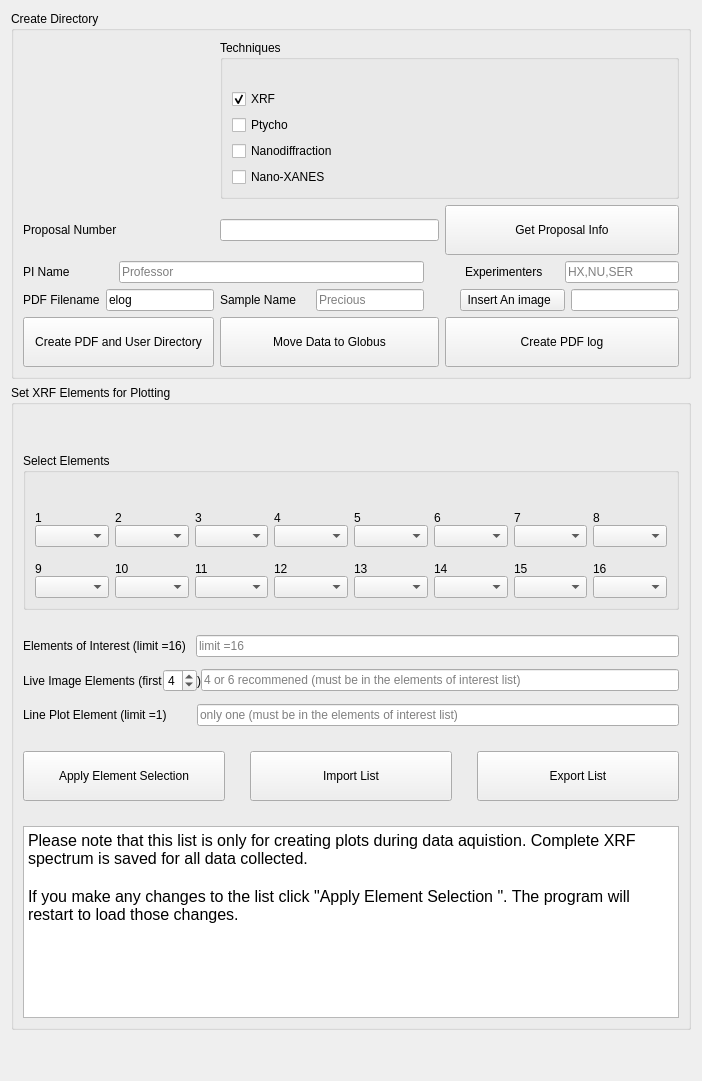
        <widget class="QWidget" name="tab_4">
         <attribute name="title">
          <string>User Setup</string>
         </attribute>
         <layout class="QGridLayout" name="gridLayout_142">
          <item row="2" column="0">
           <widget class="QGroupBox" name="groupBox_7">
            <property name="title">
             <string>Set XRF Elements for Plotting</string>
            </property>
            <layout class="QGridLayout" name="gridLayout_40">
             <property name="verticalSpacing">
              <number>25</number>
             </property>
             <item row="4" column="0">
              <layout class="QHBoxLayout" name="horizontalLayout_4">
               <property name="spacing">
                <number>25</number>
               </property>
               <item>
                <widget class="QPushButton" name="pb_update_xrf_elems">
                 <property name="sizePolicy">
                  <sizepolicy hsizetype="Preferred" vsizetype="Fixed">
                   <horstretch>0</horstretch>
                   <verstretch>0</verstretch>
                  </sizepolicy>
                 </property>
                 <property name="toolTip">
                  <string>Click to update changes to the data collection. This will reload the program</string>
                 </property>
                 <property name="text">
                  <string>
Apply Element Selection                   
                                          </string>
                 </property>
                </widget>
               </item>
               <item>
                <widget class="QPushButton" name="pb_import_xrf_elem_list">
                 <property name="text">
                  <string>
Import List
</string>
                 </property>
                </widget>
               </item>
               <item>
                <widget class="QPushButton" name="pb_export_xrf_elem_list">
                 <property name="text">
                  <string>
Export List
</string>
                 </property>
                </widget>
               </item>
              </layout>
             </item>
             <item row="3" column="0">
              <layout class="QGridLayout" name="gridLayout_38">
               <property name="verticalSpacing">
                <number>12</number>
               </property>
               <item row="0" column="0">
                <layout class="QGridLayout" name="gridLayout_35">
                 <item row="0" column="1">
                  <widget class="QLineEdit" name="le_roi_elems">
                   <property name="placeholderText">
                    <string>limit =16</string>
                   </property>
                  </widget>
                 </item>
                 <item row="0" column="0">
                  <widget class="QLabel" name="label_16">
                   <property name="text">
                    <string>Elements of Interest (limit =16)   </string>
                   </property>
                  </widget>
                 </item>
                </layout>
               </item>
               <item row="1" column="0">
                <layout class="QGridLayout" name="gridLayout_36">
                 <item row="0" column="0">
                  <widget class="QLabel" name="label_19">
                   <property name="text">
                    <string>Live Image Elements (first</string>
                   </property>
                  </widget>
                 </item>
                 <item row="0" column="1">
                  <widget class="QSpinBox" name="sb_live_elem_num">
                   <property name="sizePolicy">
                    <sizepolicy hsizetype="Preferred" vsizetype="Preferred">
                     <horstretch>0</horstretch>
                     <verstretch>0</verstretch>
                    </sizepolicy>
                   </property>
                   <property name="minimum">
                    <number>2</number>
                   </property>
                   <property name="maximum">
                    <number>8</number>
                   </property>
                   <property name="singleStep">
                    <number>2</number>
                   </property>
                   <property name="value">
                    <number>4</number>
                   </property>
                  </widget>
                 </item>
                 <item row="0" column="3">
                  <widget class="QLineEdit" name="le_live_elems">
                   <property name="placeholderText">
                    <string>4 or 6 recommened (must be in the elements of interest list)</string>
                   </property>
                  </widget>
                 </item>
                 <item row="0" column="2">
                  <widget class="QLabel" name="label_25">
                   <property name="text">
                    <string>)</string>
                   </property>
                  </widget>
                 </item>
                </layout>
               </item>
               <item row="2" column="0">
                <layout class="QGridLayout" name="gridLayout_37">
                 <item row="0" column="1">
                  <widget class="QLineEdit" name="le_line_elem">
                   <property name="placeholderText">
                    <string>only one (must be in the elements of interest list)</string>
                   </property>
                  </widget>
                 </item>
                 <item row="0" column="0">
                  <widget class="QLabel" name="label_20">
                   <property name="text">
                    <string>Line Plot Element (limit =1)         </string>
                   </property>
                  </widget>
                 </item>
                </layout>
               </item>
              </layout>
             </item>
             <item row="2" column="0">
              <widget class="QGroupBox" name="xrf_elem_cb_widget">
               <property name="sizePolicy">
                <sizepolicy hsizetype="Preferred" vsizetype="Fixed">
                 <horstretch>0</horstretch>
                 <verstretch>0</verstretch>
                </sizepolicy>
               </property>
               <property name="title">
                <string>Select Elements</string>
               </property>
               <layout class="QGridLayout" name="gridLayout_41">
                <property name="verticalSpacing">
                 <number>15</number>
                </property>
                <item row="0" column="1">
                 <widget class="QLabel" name="label_22">
                  <property name="text">
                   <string/>
                  </property>
                 </widget>
                </item>
                <item row="1" column="0">
                 <layout class="QVBoxLayout" name="verticalLayout_22">
                  <item>
                   <widget class="QLabel" name="label_23">
                    <property name="text">
                     <string>1</string>
                    </property>
                   </widget>
                  </item>
                  <item>
                   <widget class="QComboBox" name="cb_elem_1"/>
                  </item>
                 </layout>
                </item>
                <item row="1" column="1">
                 <layout class="QVBoxLayout" name="verticalLayout_23">
                  <item>
                   <widget class="QLabel" name="label_24">
                    <property name="text">
                     <string>2</string>
                    </property>
                   </widget>
                  </item>
                  <item>
                   <widget class="QComboBox" name="cb_elem_2"/>
                  </item>
                 </layout>
                </item>
                <item row="1" column="2">
                 <layout class="QVBoxLayout" name="verticalLayout">
                  <item>
                   <widget class="QLabel" name="label_38">
                    <property name="text">
                     <string>3</string>
                    </property>
                   </widget>
                  </item>
                  <item>
                   <widget class="QComboBox" name="cb_elem_3"/>
                  </item>
                 </layout>
                </item>
                <item row="1" column="3">
                 <layout class="QVBoxLayout" name="verticalLayout_3">
                  <item>
                   <widget class="QLabel" name="label_33">
                    <property name="text">
                     <string>4</string>
                    </property>
                   </widget>
                  </item>
                  <item>
                   <widget class="QComboBox" name="cb_elem_4"/>
                  </item>
                 </layout>
                </item>
                <item row="1" column="4">
                 <layout class="QVBoxLayout" name="verticalLayout_4">
                  <item>
                   <widget class="QLabel" name="label_35">
                    <property name="text">
                     <string>5</string>
                    </property>
                   </widget>
                  </item>
                  <item>
                   <widget class="QComboBox" name="cb_elem_5"/>
                  </item>
                 </layout>
                </item>
                <item row="1" column="5">
                 <layout class="QVBoxLayout" name="verticalLayout_10">
                  <item>
                   <widget class="QLabel" name="label_30">
                    <property name="text">
                     <string>6</string>
                    </property>
                   </widget>
                  </item>
                  <item>
                   <widget class="QComboBox" name="cb_elem_6"/>
                  </item>
                 </layout>
                </item>
                <item row="1" column="6">
                 <layout class="QVBoxLayout" name="verticalLayout_12">
                  <item>
                   <widget class="QLabel" name="label_36">
                    <property name="text">
                     <string>7</string>
                    </property>
                   </widget>
                  </item>
                  <item>
                   <widget class="QComboBox" name="cb_elem_7"/>
                  </item>
                 </layout>
                </item>
                <item row="1" column="7">
                 <layout class="QVBoxLayout" name="verticalLayout_13">
                  <item>
                   <widget class="QLabel" name="label_31">
                    <property name="text">
                     <string>8</string>
                    </property>
                   </widget>
                  </item>
                  <item>
                   <widget class="QComboBox" name="cb_elem_8"/>
                  </item>
                 </layout>
                </item>
                <item row="2" column="0">
                 <layout class="QVBoxLayout" name="verticalLayout_14">
                  <item>
                   <widget class="QLabel" name="label_37">
                    <property name="text">
                     <string>9</string>
                    </property>
                   </widget>
                  </item>
                  <item>
                   <widget class="QComboBox" name="cb_elem_9"/>
                  </item>
                 </layout>
                </item>
                <item row="2" column="1">
                 <layout class="QVBoxLayout" name="verticalLayout_15">
                  <item>
                   <widget class="QLabel" name="label_34">
                    <property name="text">
                     <string>10</string>
                    </property>
                   </widget>
                  </item>
                  <item>
                   <widget class="QComboBox" name="cb_elem_10"/>
                  </item>
                 </layout>
                </item>
                <item row="2" column="2">
                 <layout class="QVBoxLayout" name="verticalLayout_16">
                  <item>
                   <widget class="QLabel" name="label_29">
                    <property name="text">
                     <string>11</string>
                    </property>
                   </widget>
                  </item>
                  <item>
                   <widget class="QComboBox" name="cb_elem_11"/>
                  </item>
                 </layout>
                </item>
                <item row="2" column="3">
                 <layout class="QVBoxLayout" name="verticalLayout_18">
                  <item>
                   <widget class="QLabel" name="label_28">
                    <property name="text">
                     <string>12</string>
                    </property>
                   </widget>
                  </item>
                  <item>
                   <widget class="QComboBox" name="cb_elem_12"/>
                  </item>
                 </layout>
                </item>
                <item row="2" column="4">
                 <layout class="QVBoxLayout" name="verticalLayout_17">
                  <item>
                   <widget class="QLabel" name="label_26">
                    <property name="text">
                     <string>13</string>
                    </property>
                   </widget>
                  </item>
                  <item>
                   <widget class="QComboBox" name="cb_elem_13"/>
                  </item>
                 </layout>
                </item>
                <item row="2" column="5">
                 <layout class="QVBoxLayout" name="verticalLayout_19">
                  <item>
                   <widget class="QLabel" name="label_39">
                    <property name="text">
                     <string>14</string>
                    </property>
                   </widget>
                  </item>
                  <item>
                   <widget class="QComboBox" name="cb_elem_14"/>
                  </item>
                 </layout>
                </item>
                <item row="2" column="6">
                 <layout class="QVBoxLayout" name="verticalLayout_20">
                  <item>
                   <widget class="QLabel" name="label_40">
                    <property name="text">
                     <string>15</string>
                    </property>
                   </widget>
                  </item>
                  <item>
                   <widget class="QComboBox" name="cb_elem_15"/>
                  </item>
                 </layout>
                </item>
                <item row="2" column="7">
                 <layout class="QVBoxLayout" name="verticalLayout_21">
                  <item>
                   <widget class="QLabel" name="label_41">
                    <property name="text">
                     <string>16</string>
                    </property>
                   </widget>
                  </item>
                  <item>
                   <widget class="QComboBox" name="cb_elem_16"/>
                  </item>
                 </layout>
                </item>
               </layout>
              </widget>
             </item>
             <item row="0" column="0">
              <widget class="QLabel" name="label_21">
               <property name="text">
                <string/>
               </property>
              </widget>
             </item>
             <item row="5" column="0">
              <widget class="QTextEdit" name="textEdit_2">
               <property name="sizePolicy">
                <sizepolicy hsizetype="Expanding" vsizetype="Fixed">
                 <horstretch>0</horstretch>
                 <verstretch>0</verstretch>
                </sizepolicy>
               </property>
               <property name="styleSheet">
                <string notr="true"/>
               </property>
               <property name="readOnly">
                <bool>true</bool>
               </property>
               <property name="html">
                <string>&lt;!DOCTYPE HTML PUBLIC &quot;-//W3C//DTD HTML 4.0//EN&quot; &quot;http://www.w3.org/TR/REC-html40/strict.dtd&quot;&gt;
&lt;html&gt;&lt;head&gt;&lt;meta name=&quot;qrichtext&quot; content=&quot;1&quot; /&gt;&lt;meta charset=&quot;utf-8&quot; /&gt;&lt;style type=&quot;text/css&quot;&gt;
p, li { white-space: pre-wrap; }
hr { height: 1px; border-width: 0; }
li.unchecked::marker { content: &quot;\2610&quot;; }
li.checked::marker { content: &quot;\2612&quot;; }
&lt;/style&gt;&lt;/head&gt;&lt;body style=&quot; font-family:'.AppleSystemUIFont'; font-size:13pt; font-weight:400; font-style:normal;&quot;&gt;
&lt;p style=&quot; margin-top:0px; margin-bottom:0px; margin-left:0px; margin-right:0px; -qt-block-indent:0; text-indent:0px;&quot;&gt;&lt;span style=&quot; font-family:'Segoe UI'; font-size:12pt;&quot;&gt;Please note that this list is only for creating plots during data aquistion. Complete XRF spectrum is saved for all data collected. &lt;/span&gt;&lt;/p&gt;
&lt;p style=&quot;-qt-paragraph-type:empty; margin-top:0px; margin-bottom:0px; margin-left:0px; margin-right:0px; -qt-block-indent:0; text-indent:0px; font-family:'Segoe UI'; font-size:12pt;&quot;&gt;&lt;br /&gt;&lt;/p&gt;
&lt;p style=&quot; margin-top:0px; margin-bottom:0px; margin-left:0px; margin-right:0px; -qt-block-indent:0; text-indent:0px;&quot;&gt;&lt;span style=&quot; font-family:'Segoe UI'; font-size:12pt;&quot;&gt;If you make any changes to the list click &amp;quot;Apply Element Selection &amp;quot;. The program will restart to load those changes.&lt;/span&gt;&lt;/p&gt;&lt;/body&gt;&lt;/html&gt;</string>
               </property>
              </widget>
             </item>
            </layout>
           </widget>
          </item>
          <item row="3" column="0">
           <spacer name="verticalSpacer">
            <property name="orientation">
             <enum>Qt::Vertical</enum>
            </property>
            <property name="sizeType">
             <enum>QSizePolicy::Fixed</enum>
            </property>
            <property name="sizeHint" stdset="0">
             <size>
              <width>20</width>
              <height>40</height>
             </size>
            </property>
           </spacer>
          </item>
          <item row="0" column="0">
           <widget class="QGroupBox" name="groupBox_5">
            <property name="title">
             <string>Create Directory</string>
            </property>
            <layout class="QGridLayout" name="gridLayout_34">
             <item row="2" column="0">
              <widget class="QLabel" name="label_66">
               <property name="text">
                <string>Proposal Number </string>
               </property>
              </widget>
             </item>
             <item row="6" column="2">
              <widget class="QPushButton" name="pb_create_new_pdf_log">
               <property name="sizePolicy">
                <sizepolicy hsizetype="Minimum" vsizetype="Preferred">
                 <horstretch>0</horstretch>
                 <verstretch>0</verstretch>
                </sizepolicy>
               </property>
               <property name="text">
                <string>
Create PDF log
</string>
               </property>
              </widget>
             </item>
             <item row="3" column="2">
              <layout class="QHBoxLayout" name="horizontalLayout_2">
               <property name="leftMargin">
                <number>20</number>
               </property>
               <item>
                <widget class="QLabel" name="label_12">
                 <property name="text">
                  <string>Experimenters     </string>
                 </property>
                </widget>
               </item>
               <item>
                <widget class="QLineEdit" name="le_experimenters">
                 <property name="placeholderText">
                  <string>HX,NU,SER</string>
                 </property>
                </widget>
               </item>
              </layout>
             </item>
             <item row="4" column="0">
              <layout class="QHBoxLayout" name="horizontalLayout_16">
               <item>
                <widget class="QLabel" name="label_69">
                 <property name="text">
                  <string>PDF Filename</string>
                 </property>
                </widget>
               </item>
               <item>
                <widget class="QLineEdit" name="le_pdf_name">
                 <property name="text">
                  <string>elog</string>
                 </property>
                </widget>
               </item>
              </layout>
             </item>
             <item row="3" column="0" colspan="2">
              <layout class="QHBoxLayout" name="horizontalLayout_3">
               <property name="rightMargin">
                <number>15</number>
               </property>
               <item>
                <widget class="QLabel" name="label_11">
                 <property name="text">
                  <string>PI Name             </string>
                 </property>
                </widget>
               </item>
               <item>
                <widget class="QLineEdit" name="le_username">
                 <property name="toolTip">
                  <string/>
                 </property>
                 <property name="placeholderText">
                  <string>Professor</string>
                 </property>
                </widget>
               </item>
              </layout>
             </item>
             <item row="2" column="1">
              <widget class="QLineEdit" name="le_proposal_num"/>
             </item>
             <item row="6" column="0">
              <widget class="QPushButton" name="pb_create_user">
               <property name="sizePolicy">
                <sizepolicy hsizetype="Preferred" vsizetype="Preferred">
                 <horstretch>0</horstretch>
                 <verstretch>0</verstretch>
                </sizepolicy>
               </property>
               <property name="text">
                <string>
Create PDF and User Directory
</string>
               </property>
              </widget>
             </item>
             <item row="0" column="1" colspan="2">
              <widget class="QGroupBox" name="groupBox_16">
               <property name="enabled">
                <bool>true</bool>
               </property>
               <property name="title">
                <string>Techniques</string>
               </property>
               <layout class="QGridLayout" name="gridLayout_141">
                <item row="3" column="0">
                 <widget class="QCheckBox" name="cb_technique_diff">
                  <property name="text">
                   <string>Nanodiffraction</string>
                  </property>
                 </widget>
                </item>
                <item row="4" column="0">
                 <widget class="QCheckBox" name="cb_technique_xanes">
                  <property name="text">
                   <string>Nano-XANES</string>
                  </property>
                 </widget>
                </item>
                <item row="1" column="0">
                 <widget class="QCheckBox" name="cb_technique_xrf">
                  <property name="text">
                   <string>XRF</string>
                  </property>
                  <property name="checked">
                   <bool>true</bool>
                  </property>
                 </widget>
                </item>
                <item row="2" column="0">
                 <widget class="QCheckBox" name="cb_technique_ptycho">
                  <property name="text">
                   <string>Ptycho</string>
                  </property>
                 </widget>
                </item>
                <item row="0" column="0">
                 <widget class="QLabel" name="label_50">
                  <property name="text">
                   <string/>
                  </property>
                 </widget>
                </item>
               </layout>
              </widget>
             </item>
             <item row="0" column="0">
              <widget class="QLabel" name="label_15">
               <property name="text">
                <string/>
               </property>
              </widget>
             </item>
             <item row="4" column="1">
              <layout class="QHBoxLayout" name="horizontalLayout">
               <property name="rightMargin">
                <number>15</number>
               </property>
               <item>
                <widget class="QLabel" name="label_13">
                 <property name="text">
                  <string>Sample Name    </string>
                 </property>
                </widget>
               </item>
               <item>
                <widget class="QLineEdit" name="le_sample_name">
                 <property name="placeholderText">
                  <string>Precious</string>
                 </property>
                </widget>
               </item>
              </layout>
             </item>
             <item row="2" column="2">
              <widget class="QPushButton" name="pb_get_proposal_info">
               <property name="text">
                <string>
Get Proposal Info
</string>
               </property>
              </widget>
             </item>
             <item row="4" column="2">
              <layout class="QGridLayout" name="gridLayout_33">
               <property name="leftMargin">
                <number>15</number>
               </property>
               <item row="0" column="0">
                <widget class="QPushButton" name="pb_insert_user_image">
                 <property name="sizePolicy">
                  <sizepolicy hsizetype="Preferred" vsizetype="Preferred">
                   <horstretch>0</horstretch>
                   <verstretch>0</verstretch>
                  </sizepolicy>
                 </property>
                 <property name="text">
                  <string> Insert An image   </string>
                 </property>
                </widget>
               </item>
               <item row="0" column="1">
                <widget class="QLineEdit" name="le_image_path"/>
               </item>
              </layout>
             </item>
             <item row="6" column="1">
              <widget class="QPushButton" name="pb_move_data_to_globus">
               <property name="text">
                <string>
Move Data to Globus 
</string>
               </property>
              </widget>
             </item>
            </layout>
           </widget>
          </item>
         </layout>
        </widget>
